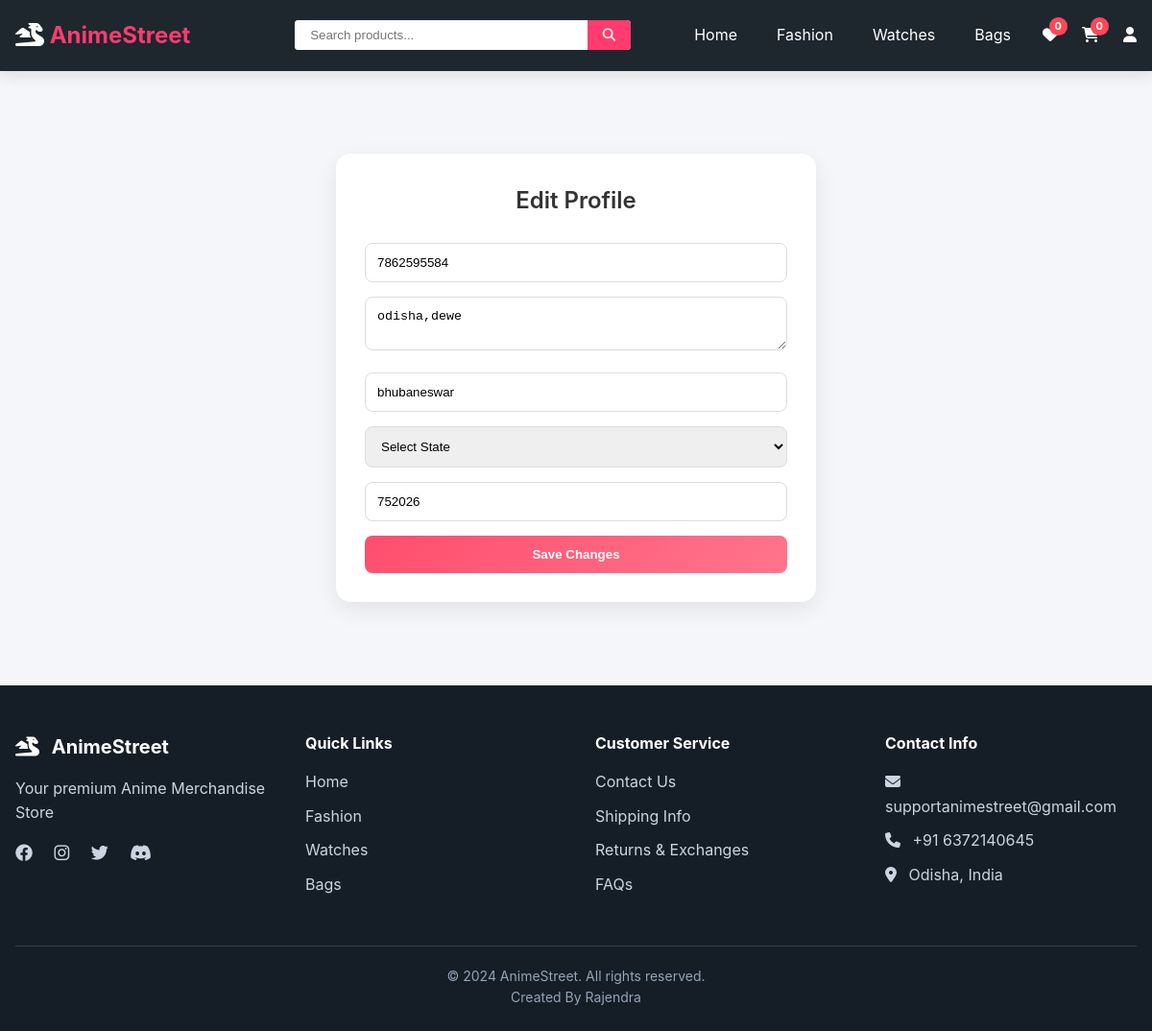
/edit-profile/ (signed in), run on the app's committed database.
### shop/models.py (models this page shows, shortened)
class Profile(models.Model):
    user = models.OneToOneField(User, on_delete=models.CASCADE)
    phone = models.CharField(max_length=15, blank=True)
    address = models.TextField(blank=True)
    city = models.CharField(max_length=100, blank=True)
    state = models.CharField(max_length=100, blank=True)
    pincode = models.CharField(max_length=10, blank=True)

### shop/views.py (the view, shortened to what this page needs)
# urls.py: path('edit-profile/', views.edit_profile, name='edit_profile'),
def edit_profile(request):
    profile, created = Profile.objects.get_or_create(user=request.user)
    return render(request, "shop/edit_profile.html", {"profile": profile})

### shop/context_processors.py (called while the page is built)
def cart_count(request):
    if request.user.is_authenticated:
        try:
            cart, created = Cart.objects.get_or_create(user=request.user)
            count = cart.get_total_items()
        except:
            count = 0
    else:
        count = 0
    return {'cart_count': count}

### shop/models.py (called while the page is built)
    def get_total_items(self):
        return sum(item.quantity for item in self.items.all())

### shop/templates/shop/edit_profile.html (shortened to what this page needs)
{% extends 'shop/base.html' %}
{% load static %}
{% block content %}
<div class="edit-container">
    <div class="edit-card">
        <h2 class="edit-title">Edit Profile</h2>
        <form method="POST">
            <div class="form-group">
                <input type="text" name="phone" placeholder="Phone"
                    value="{{ profile.phone }}" class="form-control">
            </div>
            <div class="form-group">
                <textarea name="address" placeholder="Address"
                    class="form-control">{{ profile.address }}</textarea>
            </div>
            <div class="form-group">
                <input type="text" name="city" placeholder="City"
                    value="{{ profile.city }}" class="form-control">
            </div>
            <div class="form-group">
                <select name="state" class="form-control">
                    <option value="">Select State</option>
                </select>
            </div>
            <div class="form-group">
                <input type="text" name="pincode" placeholder="Pincode"
                    value="{{ profile.pincode }}" class="form-control">
            </div>
            <button type="submit" class="save-btn">
                Save Changes
            </button>
        </form>
    </div>
</div>
{% endblock %}

### shop/static/shop/css/style.css (style rules this page uses)
* { margin: 0; padding: 0; box-sizing: border-box; }
:root { --primary: #ff3b6f; --primary-dark: #e62e5c; --secondary: #6c5ce7; --success: #00b894; --danger: #d63031; --warning: #fdcb6e; --dark: #1e272e; --darker: #151e26; --light: #f5f6fa; --gray: #808e9b; --white: #ffffff; --shadow-sm: 0 2px 5px rgba(0,0,0,0.1); --shadow-md: 0 5px 15px rgba(0,0,0,0.1); --shadow-lg: 0 10px 25px rgba(0,0,0,0.15); --radius-sm: 4px; --radius-md: 8px; --radius-lg: 12px; --space-xs: 0.5rem; --space-sm: 1rem; --space-md: 1.5rem; --space-lg: 2rem; --space-xl: 3rem; }
body { font-family: -apple-system, BlinkMacSystemFont, 'Segoe UI', Roboto, Oxygen, Ubuntu, sans-serif; background: var(--light); color: var(--dark); line-height: 1.6; min-height: 100vh; display: flex; flex-direction: column; }

### shop/templates/shop/edit_profile.html (style rules this page uses)
.edit-container { display: flex; justify-content: center; align-items: center; min-height: 80vh; }
.edit-card { width: 100%; max-width: 500px; background: #ffffff; padding: 30px; border-radius: 15px; box-shadow: 0 8px 25px rgba(0,0,0,0.08); transition: 0.3s; }
.edit-title { text-align: center; margin-bottom: 25px; font-weight: 600; color: #333; }
.form-group { margin-bottom: 15px; }
.form-control { width: 100%; padding: 12px; border-radius: 8px; border: 1px solid #ddd; outline: none; transition: 0.3s; }
.save-btn { width: 100%; padding: 12px; border: none; border-radius: 8px; background: linear-gradient(135deg, #ff4d6d, #ff758c); color: white; font-weight: 600; cursor: pointer; transition: 0.3s; }

### data on the page
Profile: phone "7862595584", address "odisha,dewe", city "bhubaneswar", pincode "752026"
